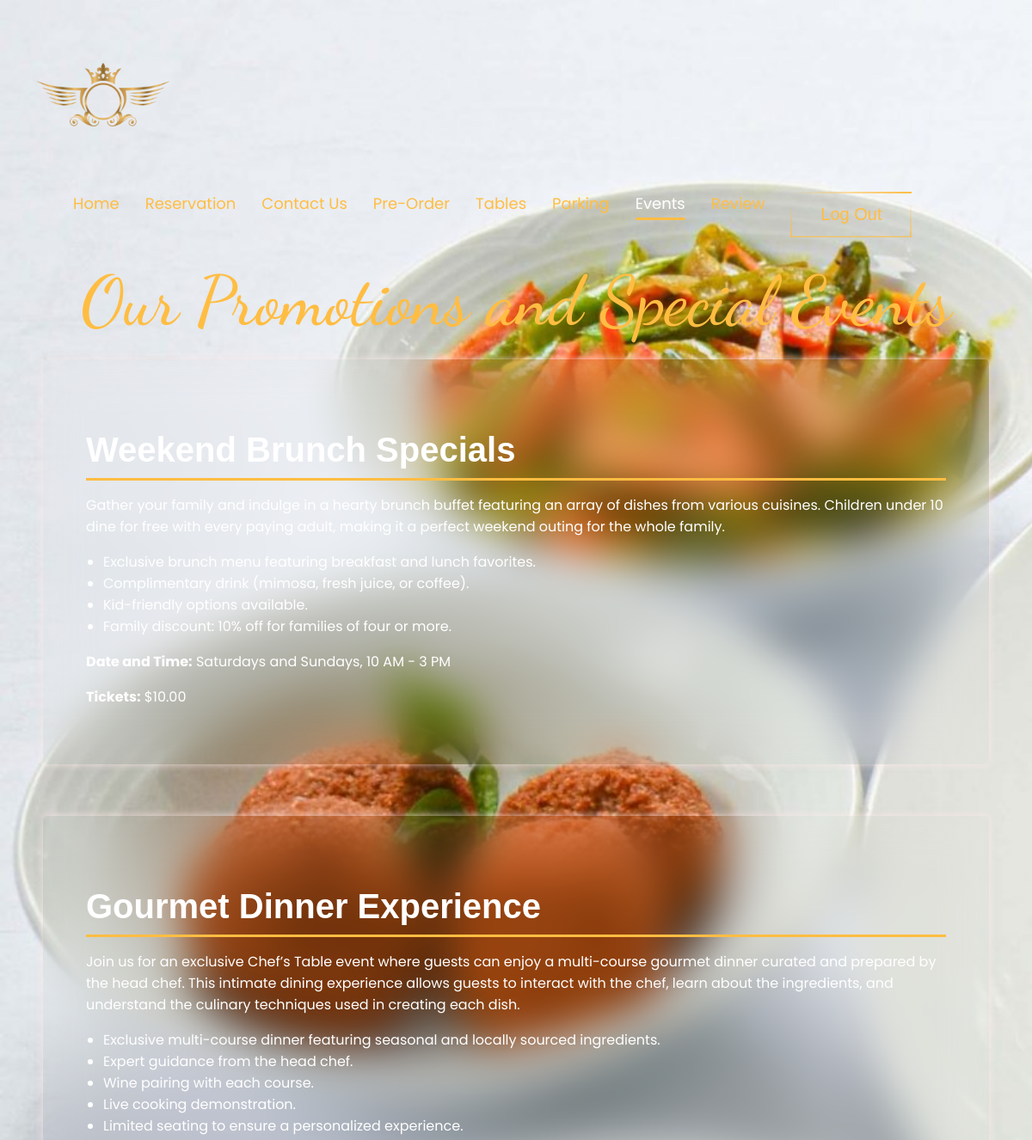
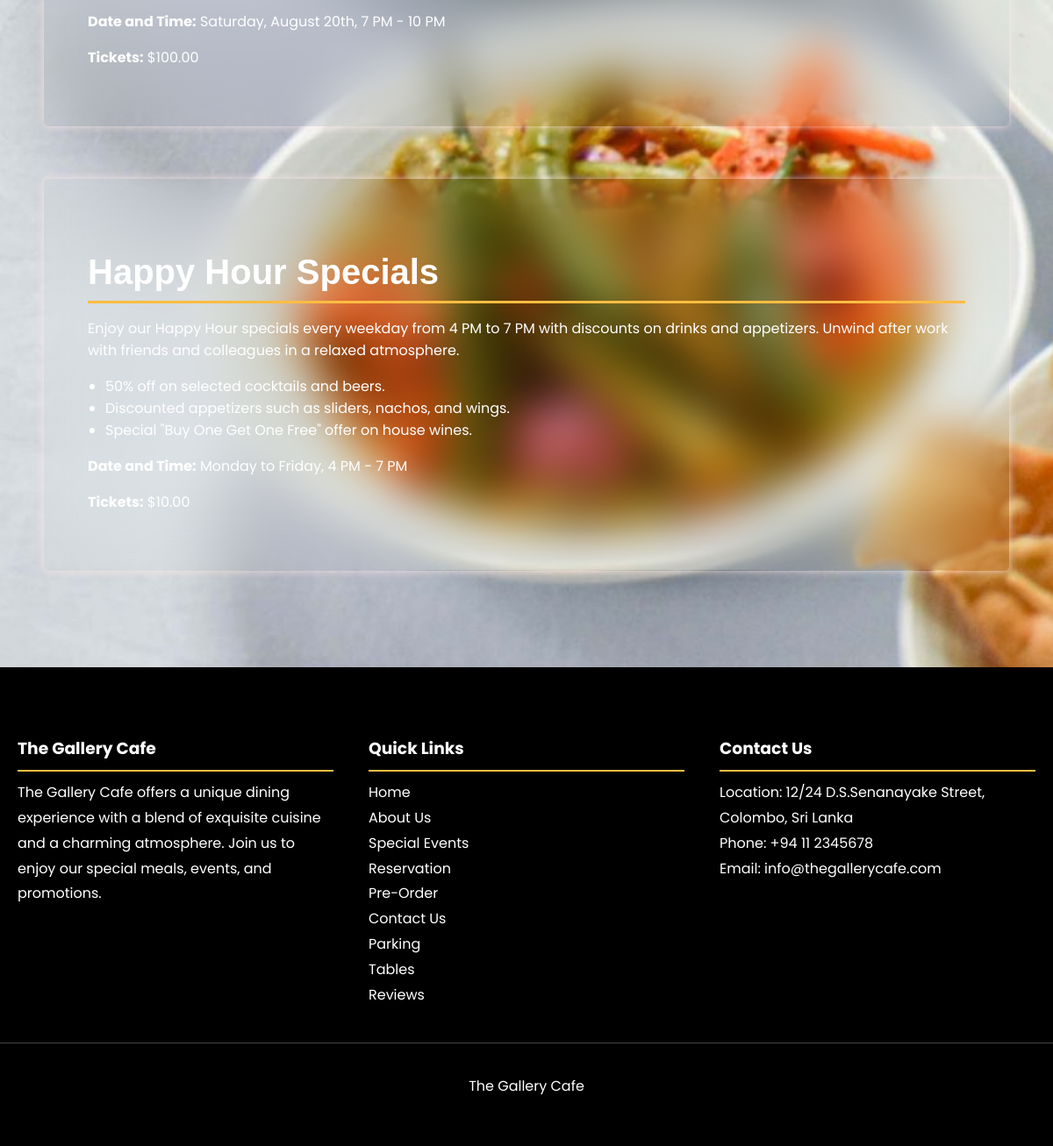
/the_gallery_cafe/customer/promotion.php (signed in), run on the app's committed database (2 pictures, top to bottom).
### tables this page shows
CREATE TABLE `promotions` (
  `id` int(11) NOT NULL,
  `title` varchar(255) NOT NULL,
  `description` text NOT NULL,
  `details` text NOT NULL,
  `date_time` varchar(255) NOT NULL,
  `ticket_price` decimal(10,2) DEFAULT NULL
);

### the_gallery_cafe/customer/promotion.php (the view, shortened to what this page needs)
<!DOCTYPE html>
<html lang="en">
<head>
    <link rel="stylesheet" href="css/promotion.css">
</head>
<body>
    <?php include('partials/header_c.php'); ?>
<section id="promotions">
    <h1>Our Promotions and Special Events</h1>
    <?php
    include('../config.php');
    $result = $conn->query("SELECT * FROM promotions ORDER BY date_time DESC");
    while ($row = $result->fetch_assoc()) {
        ?>
        <div class="promotion">
            <h2><?php echo htmlspecialchars($row['title']); ?></h2>
            <p><?php echo htmlspecialchars($row['description']); ?></p>
            <ul>
                <?php
                $details = explode("\n", $row['details']);
                foreach ($details as $detail) {
                    echo "<li>" . htmlspecialchars($detail) . "</li>";
                }
                ?>
            </ul>
            <p><strong>Date and Time:</strong> <?php echo htmlspecialchars($row['date_time']); ?></p>
            <?php if (!empty($row['ticket_price'])) { ?>
                <p><strong>Tickets:</strong> $<?php echo htmlspecialchars($row['ticket_price']); ?></p>
            <?php } ?>
        </div>
        <?php
    }
    ?>
</section>
    <footer>
        <div class="footer-content">
            <div class="footer-section about">
                <h3>The Gallery Cafe</h3>
                <p>The Gallery Cafe offers a unique dining experience with a blend of exquisite cuisine and a charming atmosphere. Join us to enjoy our special meals, events, and promotions.</p>
            </div>
            <div class="footer-section links">
                <h3>Quick Links</h3>
                <ul>
                    <li><a href="customer_dashboard.php">Home</a></li>
                    <li><a href="about_us.php">About Us</a></li>
                    <li><a href="promotion.php">Special Events</a></li>
                    <li><a href="reservation.php">Reservation</a></li>
                    <li><a href="pre_order.php">Pre-Order</a></li>
                    <li><a href="contact_us.php">Contact Us</a></li>
                    <li><a href="parking_availability.php">Parking</a></li>
                    <li><a href="tables.php">Tables</a></li>
                    <li><a href="customer_reviews.php">Reviews</a></li>
                </ul>
            </div>
            <div class="footer-section contact">
                <h3>Contact Us</h3>
                <p>Location: 12/24 D.S.Senanayake Street, Colombo, Sri Lanka</p>
                <p>Phone: +94 11 2345678</p>
                <p>Email: info@thegallerycafe.com</p>
            </div>
          </div>
        <div class="footer-bottom">
            <p>The Gallery Cafe</p>
        </div>
    </footer>
</body>
</html>

### the_gallery_cafe/customer/css/promotion.css (style rules this page uses)
body { background-color: #000; margin-inline-start: 0%; margin-inline-end: 0%; margin-block-start: 0%; margin-block-end: 0%; font-family: 'Poppins'; color: #fff; animation: fadeIn 1.5s ease-in-out; }
h1 { color: #fff; color: #ffbd42; font-family: 'Dancing Script', sans-serif; font-weight: 500; font-size: 80px; }
h2 { color: #ffffff; font-family: 'Gill Sans', 'Gill Sans MT', Calibri, 'Trebuchet MS', sans-serif; }
section { padding: 50px 20px; text-align: center; }
#promotions h1 { margin-bottom: 20px; }
.promotion { background-color: transparent; backdrop-filter: blur(25px); margin-left: 30px; margin-right: 30px; padding: 50px; border-radius: 5px; margin-bottom: 60px; box-shadow: 0 0 10px rgba(255, 232, 232, 0.796); text-align: left; }
.promotion h2 { font-size: 40px; border-bottom: 3px solid #ffbd42; padding-bottom: 10px; margin-bottom: 15px; }
.promotion ul { list-style-type: disc; padding-left: 20px; }
footer { background-color: #000000; color: #fff; padding: 40px 0; }
.footer-content { display: flex; justify-content: space-around; flex-wrap: wrap; }
.footer-section { flex: 1 1 300px; margin: 20px; }
.footer-section h3 { border-bottom: 2px solid #ffbd42; padding-bottom: 10px; margin-bottom: 10px; }
.footer-section p, .footer-section ul { margin: 0; padding: 0; list-style: none; line-height: 1.8; }
.footer-section a { color: #fff; text-decoration: none; }
.footer-bottom { text-align: center; padding-top: 20px; border-top: 1px solid #444; margin-top: 20px; }

### the_gallery_cafe/customer/promotion.php (style rules this page uses)
body { background-image: url(../images/background/1.jpg); background-size: cover; }
h1 { margin-top: -60px; }

### data on the page
promotions: title "Weekend Brunch Specials", description "Gather your family and indulge in a hearty brunch buffet featuring an array of dishes from various cuisines. Children under 10 dine for free with every paying adult, making it a perfect weekend outing for the whole family.", details "Exclusive brunch menu featuring breakfast and lunch favorites.", details "Complimentary drink (mimosa, fresh juice, or coffee).", details "Kid-friendly options available.", details "Family discount: 10% off for families of four or more.", date_time "Saturdays and Sundays, 10 AM - 3 PM", ticket_price "10.00"
promotions: title "Gourmet Dinner Experience", description "Join us for an exclusive Chef’s Table event where guests can enjoy a multi-course gourmet dinner curated and prepared by the head chef. This intimate dining experience allows guests to interact with the chef, learn about the ingredients, and understand the culinary techniques used in creating each dish.", details "Exclusive multi-course dinner featuring seasonal and locally sourced ingredients.", details "Expert guidance from the head chef.", details "Wine pairing with each course.", details "Live cooking demonstration.", details "Limited seating to ensure a personalized experience.", date_time "Saturday, August 20th, 7 PM - 10 PM", ticket_price "100.00"
promotions: title "Happy Hour Specials", description "Enjoy our Happy Hour specials every weekday from 4 PM to 7 PM with discounts on drinks and appetizers. Unwind after work with friends and colleagues in a relaxed atmosphere.", details "50% off on selected cocktails and beers.", details "Discounted appetizers such as sliders, nachos, and wings.", details "Special \"Buy One Get One Free\" offer on house wines.", date_time "Monday to Friday, 4 PM - 7 PM", ticket_price "10.00"
